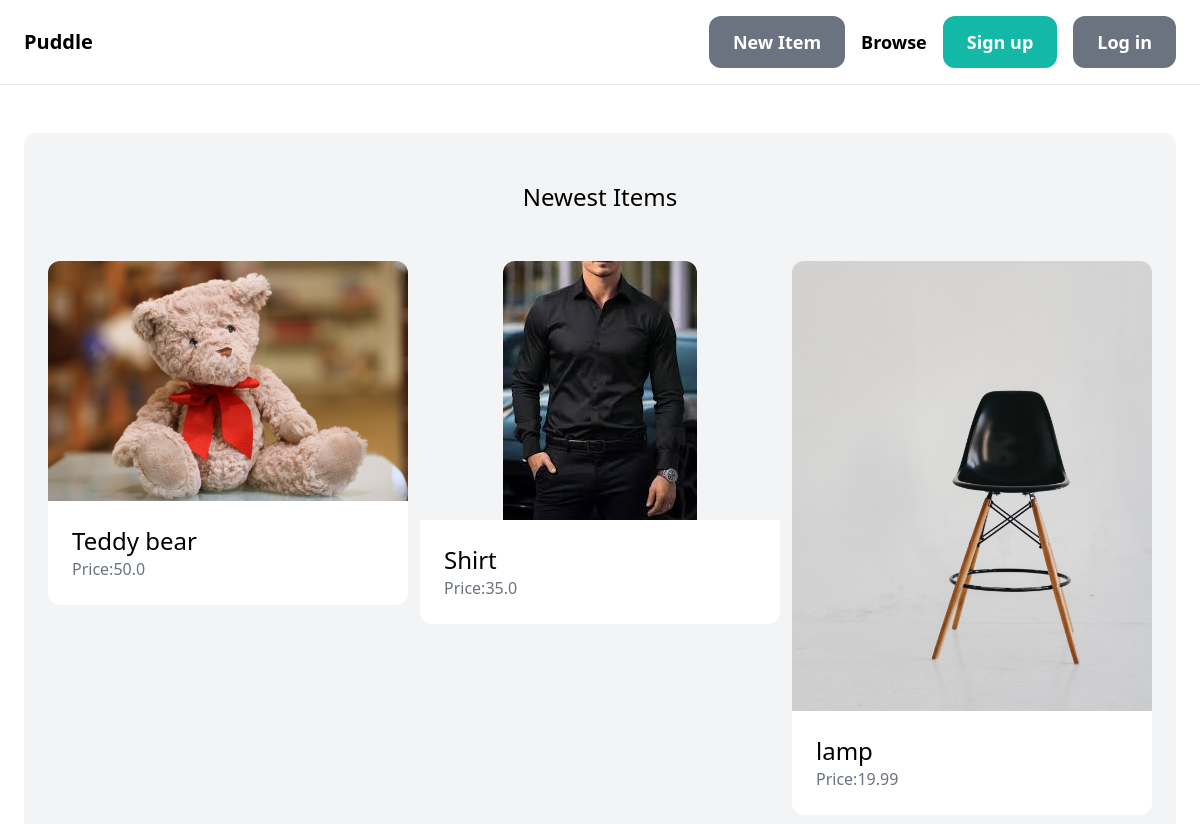
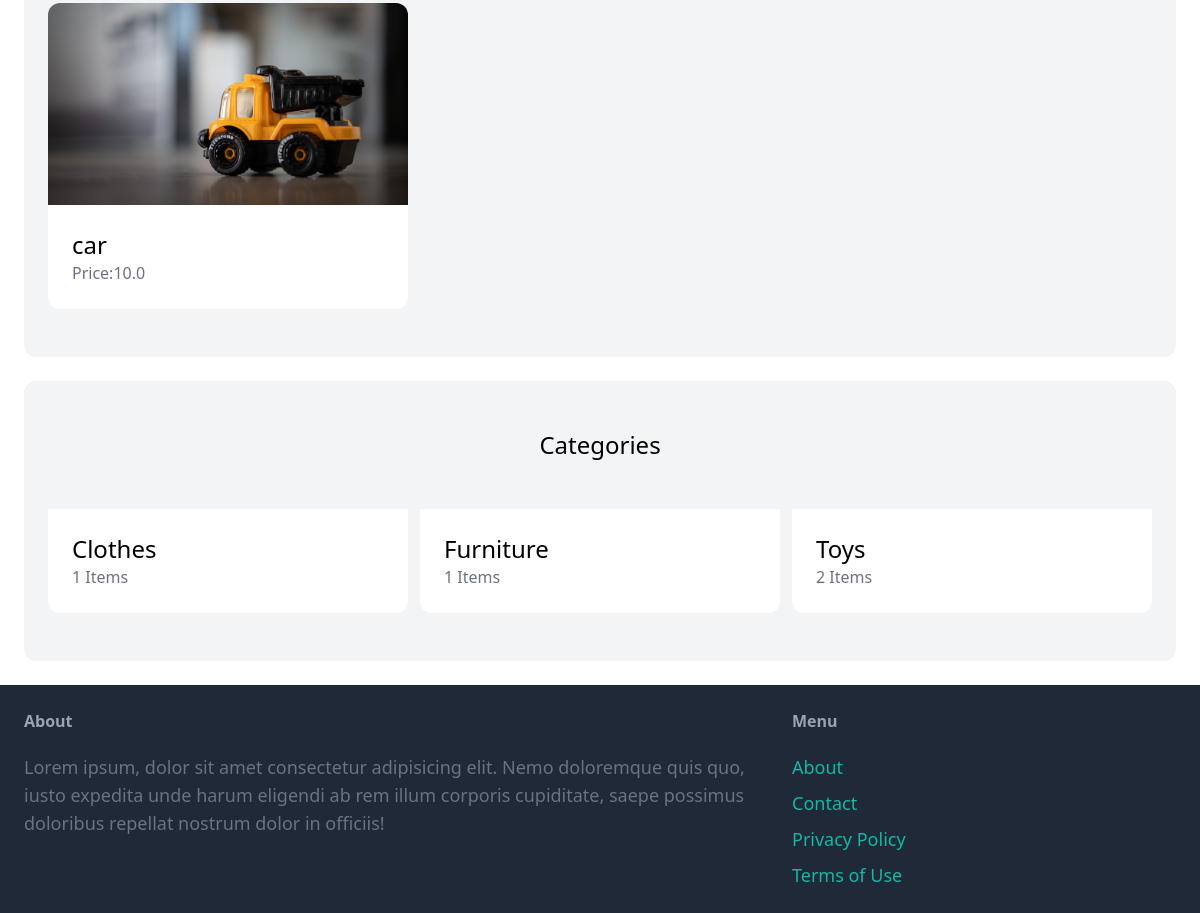
The app's page /, older data (2 pictures, top to bottom).
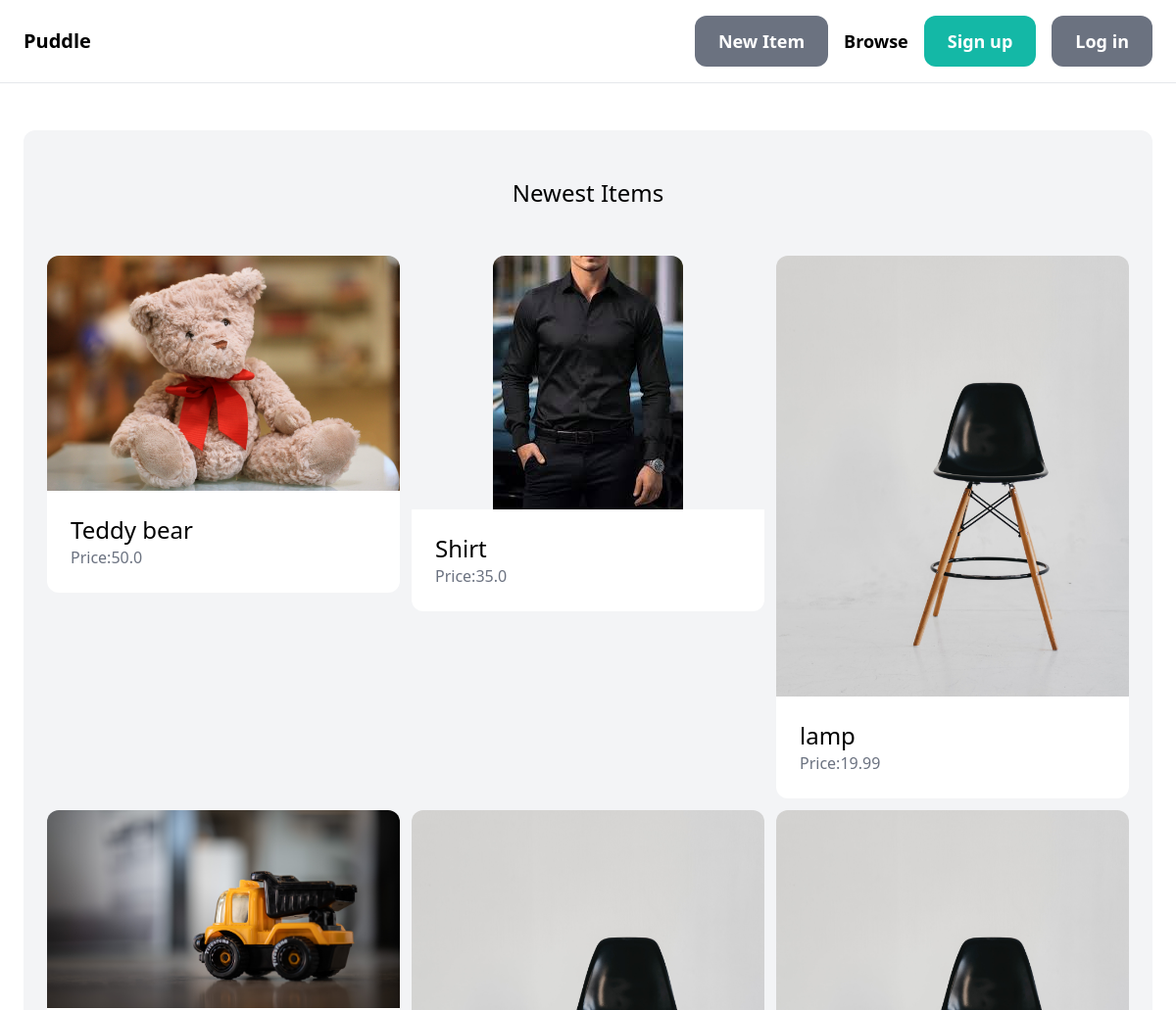
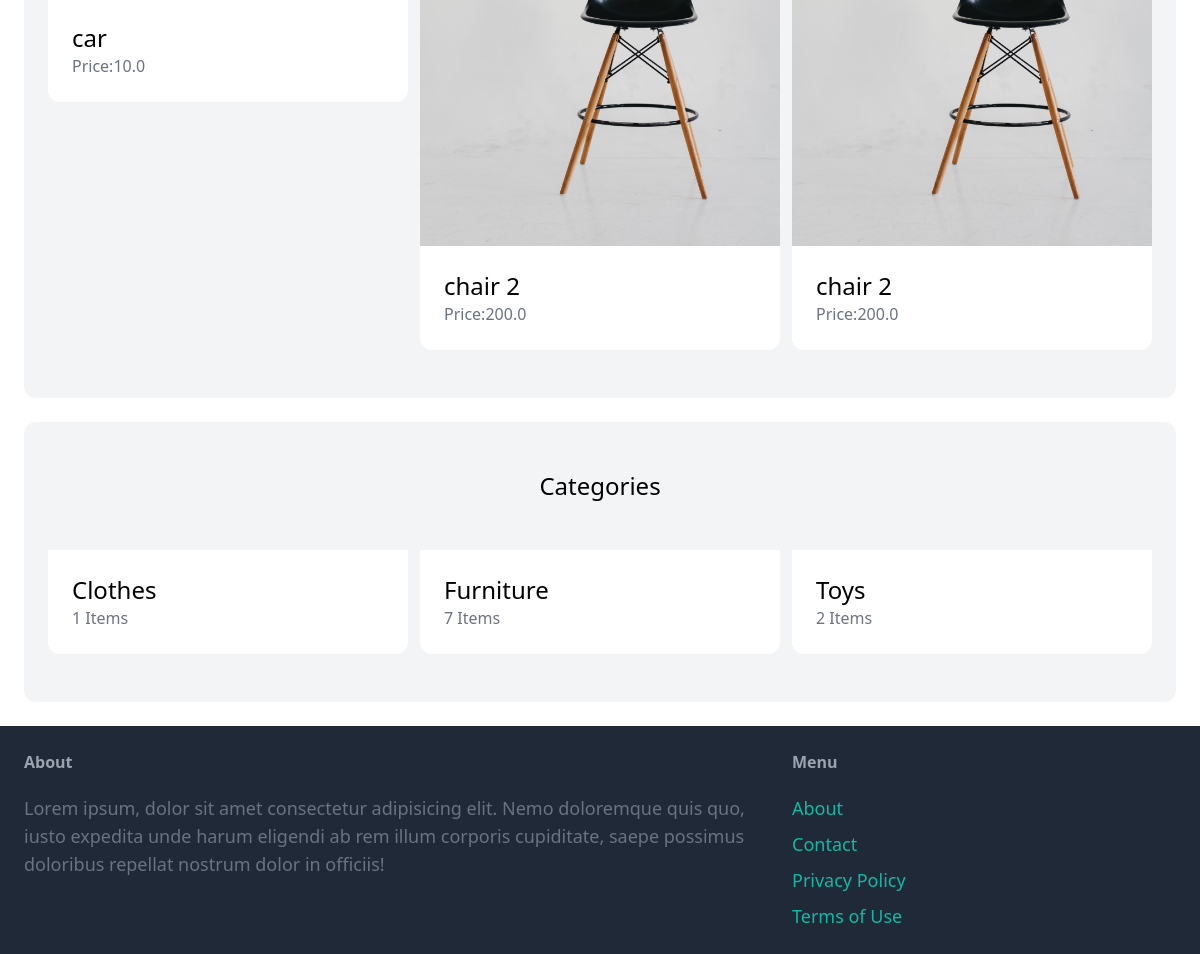
The same page, newer data (2 pictures, top to bottom).
### item/models.py (models this page shows, shortened)
class Item(models.Model):
    category = models.ForeignKey(Category, related_name='items', on_delete=models.CASCADE)
    name = models.CharField(max_length = 255)
    desc = models.TextField(blank=True, null=True)
    price = models.FloatField()
    image = models.ImageField(upload_to='item_images', blank=True , null=True)
    is_sold = models.BooleanField(default=False)
    created_by = models.ForeignKey(User, related_name='items', on_delete=models.CASCADE)
    created_at = models.DateField(auto_now_add=True)

class Category(models.Model):
    name = models.CharField(max_length=255)
    class Meta:
        ordering = ('name',)
        verbose_name_plural = 'Categories'

### core/views.py (the view)
# urls.py: path('', index,name="index"),
def index(request):
    items = Item.objects.filter(is_sold=False)[0:6]
    categories = Category.objects.all()
    return render(request,'index.html', {
        'categories':categories,
        'items': items,
    })

### core/templates/index.html (shortened to what this page needs)
{% extends "base.html" %}
{% block content %}
    <div class="mt-6 px-6 py-12 bg-gray-100 rounded-xl">
        <h2 class="mb-12 text-2xl text-center">Newest Items</h2>
        <div class="grid grid-cols-3 gap-3">
            {% for item in items %}
                <div>
                    <a href="{% url 'item:detail' item.id %}">
                        <div>
                            <img src="{{item.image.url}}" class="mx-auto adjust rounded-t-xl">
                        </div>
                        <div class="p-6 bg-white rounded-b-xl">
                            <h2 class="text-2xl">{{item.name}}</h2>
                            <p class="text-gray-500">Price:{{item.price}}</p>
                        </div>
                    </a>
                </div>
            {% endfor %}
        </div>
    </div>
    <div class="mt-6 px-6 py-12 bg-gray-100 rounded-xl">
        <h2 class="mb-12 text-2xl text-center">Categories</h2>
        <div class="grid grid-cols-3 gap-3">
            {% for category in categories %}
                <div>
                    <a href="#">
                        <div class="p-6 bg-white rounded-b-xl">
                            <h2 class="text-2xl">{{category.name}}</h2>
                            <p class="text-gray-500">{{category.items.count}} Items</p>
                        </div>
                    </a>
                </div>
            {% endfor %}
        </div>
    </div>
{% endblock %}

Row changes from the older to the newer data that the page shows:
added Item: image (picture), name "chair 2", price "200.0"
added Item: image (picture), name "chair 2", price "200.0"
computed for Category "Furniture": items.count "1" → "7"
